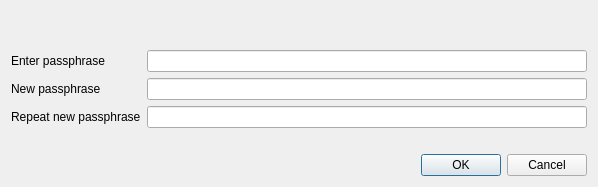
<?xml version="1.0" encoding="UTF-8"?>
<ui version="4.0">
 <class>AskPassphraseDialog</class>
 <widget class="QDialog" name="AskPassphraseDialog">
  <property name="geometry">
   <rect>
    <x>0</x>
    <y>0</y>
    <width>598</width>
    <height>187</height>
   </rect>
  </property>
  <property name="sizePolicy">
   <sizepolicy hsizetype="Preferred" vsizetype="Minimum">
    <horstretch>0</horstretch>
    <verstretch>0</verstretch>
   </sizepolicy>
  </property>
  <property name="minimumSize">
   <size>
    <width>550</width>
    <height>0</height>
   </size>
  </property>
  <property name="windowTitle">
   <string>Passphrase Dialog</string>
  </property>
  <layout class="QVBoxLayout" name="verticalLayout">
   <item>
    <widget class="QLabel" name="warningLabel">
     <property name="textFormat">
      <enum>Qt::RichText</enum>
     </property>
     <property name="wordWrap">
      <bool>true</bool>
     </property>
    </widget>
   </item>
   <item>
    <layout class="QFormLayout" name="formLayout">
     <property name="fieldGrowthPolicy">
      <enum>QFormLayout::AllNonFixedFieldsGrow</enum>
     </property>
     <item row="0" column="0">
      <widget class="QLabel" name="passLabel1">
       <property name="text">
        <string>Enter passphrase</string>
       </property>
      </widget>
     </item>
     <item row="0" column="1">
      <widget class="QLineEdit" name="passEdit1">
       <property name="echoMode">
        <enum>QLineEdit::Password</enum>
       </property>
      </widget>
     </item>
     <item row="1" column="0">
      <widget class="QLabel" name="passLabel2">
       <property name="text">
        <string>New passphrase</string>
       </property>
      </widget>
     </item>
     <item row="1" column="1">
      <widget class="QLineEdit" name="passEdit2">
       <property name="echoMode">
        <enum>QLineEdit::Password</enum>
       </property>
      </widget>
     </item>
     <item row="2" column="0">
      <widget class="QLabel" name="passLabel3">
       <property name="text">
        <string>Repeat new passphrase</string>
       </property>
      </widget>
     </item>
     <item row="2" column="1">
      <widget class="QLineEdit" name="passEdit3">
       <property name="echoMode">
        <enum>QLineEdit::Password</enum>
       </property>
      </widget>
     </item>
     <item row="3" column="1">
      <widget class="QLabel" name="capsLabel">
       <property name="text">
        <string/>
       </property>
      </widget>
     </item>
    </layout>
   </item>
   <item>
    <widget class="QDialogButtonBox" name="buttonBox">
     <property name="orientation">
      <enum>Qt::Horizontal</enum>
     </property>
     <property name="standardButtons">
      <set>QDialogButtonBox::Cancel|QDialogButtonBox::Ok</set>
     </property>
    </widget>
   </item>
  </layout>
 </widget>
 <resources/>
 <connections>
  <connection>
   <sender>buttonBox</sender>
   <signal>accepted()</signal>
   <receiver>AskPassphraseDialog</receiver>
   <slot>accept()</slot>
   <hints>
    <hint type="sourcelabel">
     <x>248</x>
     <y>254</y>
    </hint>
    <hint type="destinationlabel">
     <x>157</x>
     <y>274</y>
    </hint>
   </hints>
  </connection>
  <connection>
   <sender>buttonBox</sender>
   <signal>rejected()</signal>
   <receiver>AskPassphraseDialog</receiver>
   <slot>reject()</slot>
   <hints>
    <hint type="sourcelabel">
     <x>316</x>
     <y>260</y>
    </hint>
    <hint type="destinationlabel">
     <x>286</x>
     <y>274</y>
    </hint>
   </hints>
  </connection>
 </connections>
</ui>
